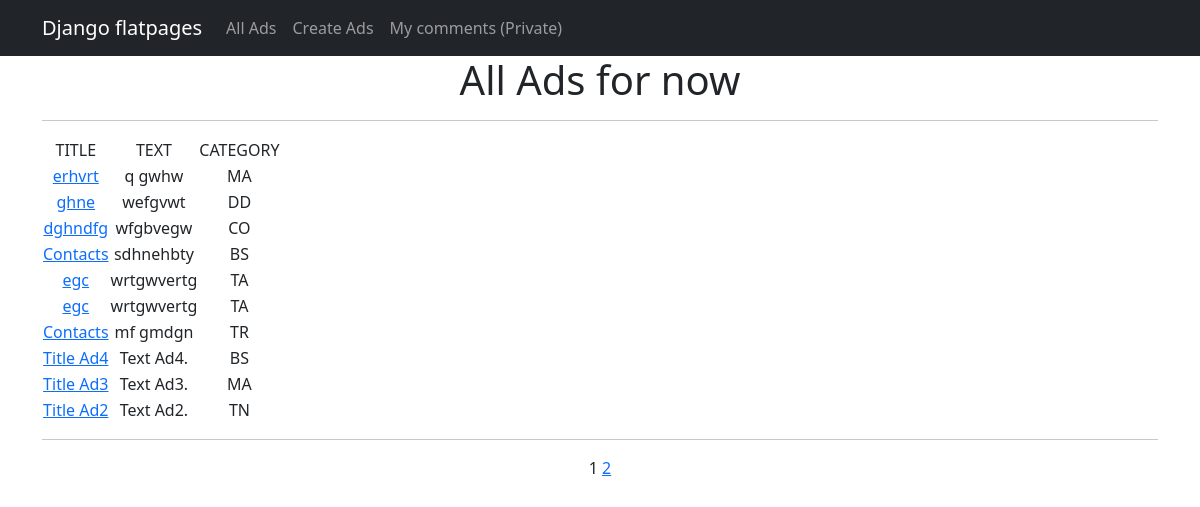
Page /board/ on the earlier database version.
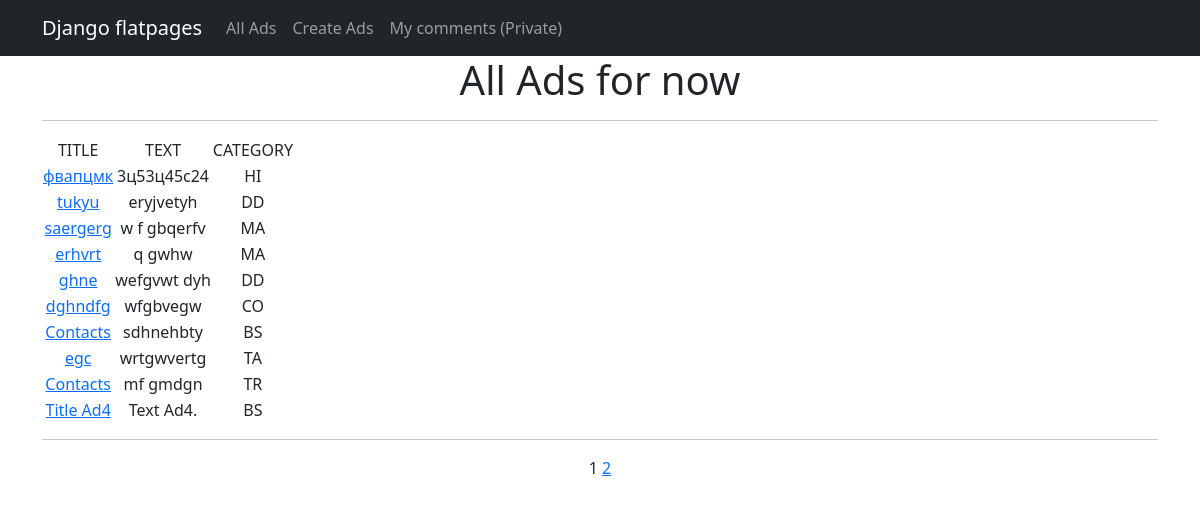
Same page on the later database version.
### board/models.py (models this page shows, shortened)
class Advertisement(models.Model):
    author = models.ForeignKey(Author, on_delete=models.CASCADE)
    date_time = models.DateTimeField(auto_now_add=True)
    category = models.ManyToManyField(Category, through='AdvertisementCategory')
    title = models.TextField()
    text = models.TextField()

class Category(models.Model):
    tanks = 'TA'
    hills = 'HI'
    dds = 'DD'
    traders = 'TR'
    gildmasters = 'GD'
    qwestgivers = 'QG'
    blacksmiths = 'BS'
    tanners = 'TN'
    cookers = 'CO'
    masters = 'MA'
    POSITIONS = [
        (tanks, 'Танки'),
        (hills, 'Хилы'),
        (dds, 'ДД'),
        (traders, 'Торговцы'),
        (gildmasters, 'Гилдмастеры'),
        (gildmasters, 'Квестгиверы'),
        (qwestgivers, 'Уборщик'),
        (blacksmiths, 'Кузнецы'),
        (tanners, 'Кожевники'),
        (cookers, 'Зельевары'),
        (masters, 'Мастера заклинаний')
    ]
    name = models.CharField(max_length=2, unique=True, choices=POSITIONS, default=masters)
    subscribers = models.ManyToManyField(User, blank=True, null=True, related_name='categories')

### board/views.py (the view)
# urls.py: path('', AdList.as_view(), name='ad_list'),
class AdList(ListView):
    model = Advertisement  # Указываем модель, объекты которой мы будем выводить
    ordering = '-date_time'  # Поле, которое будет использоваться для сортировки объектов
    template_name = 'ads.html'  # Указываем имя шаблона, в котором будут все инструкции о том, # как именно пользователю должны быть показаны наши объекты
    context_object_name = 'ads'  # Это имя списка, в котором будут лежать все объекты. # Его надо указать, чтобы обратиться к списку объектов в html-шаблоне.
    paginate_by = 10
    def get_context_data(self, **kwargs):
        context = super().get_context_data(**kwargs)
        context['time_now'] = timezone.now()
        return context

### templates/ads.html (shortened to what this page needs)
{% extends 'flatpages/default.html' %}
{% block content %}
   <h1>{% trans "All Ads for now" %}</h1>
    <hr>
    {% if ads %}
        <table>
            <tr>
               <td>{% trans "TITLE" %}</td>
               <td>{% trans "TEXT" %}</td>
               <td>{% trans "CATEGORY" %}</td>
            </tr>
            {% for one_ad in ads %}
            <tr>
                <td><a href="{% url 'ad_detail' one_ad.id %}">{{ one_ad.title }}</a></td>
                <td>{{ one_ad.text }}</td>
                <td>{% for category in one_ad.category.all %}
                   {{ category.name }}
                   {% endfor %}
                </td>
            </tr>
            {% endfor %}
        </table>
    {% else %}
        <h2>{% trans "Products" %} {% trans "are" %} {% trans "not" %} {% trans "available" %}!</h2>
    {% endif %}
    <hr>
    {{ page_obj.number }}
    {% if page_obj.has_next %}
        <a href="?page={{ page_obj.next_page_number }}">{{ page_obj.next_page_number }}</a>
    {% endif %}
{% endblock content %}

Differences in the rows shown:
removed Advertisement: title "egc", text "wrtgwvertg", Category (name "TA")
no longer on this page (row unchanged): Advertisement: title "Title Ad3", text "Text Ad3.", Category (name "MA")
no longer on this page (row unchanged): Advertisement: title "Title Ad2", text "Text Ad2."
no longer on this page (row unchanged): Category: name "TN", shown under "Title Ad2"
added Advertisement: title "фвапцмк", text "3ц53ц45с24"
now on this page (row unchanged): Category: name "HI", shown under "фвапцмк"
added Advertisement: title "tukyu", text "eryjvetyh", Category (name "DD")
added Advertisement: title "saergerg", text "w f gbqerfv", Category (name "MA")
changed Advertisement "ghne": text "wefgvwt" → "wefgvwt dyh"
